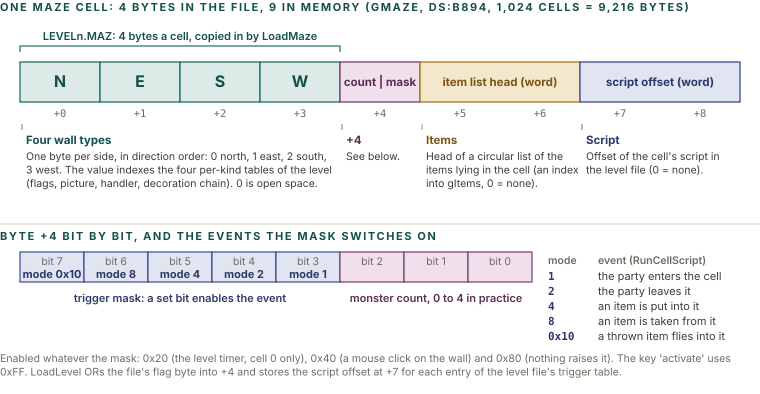

Recreate this plot in Python.
import sys; sys.path.insert(0, '.')
from figlib import *

c = Canvas(760, 394)
c.section(0, 11, "ONE MAZE CELL: 4 BYTES IN THE FILE, 9 IN MEMORY (gMaze, ds:B894, 1,024 CELLS = 9,216 BYTES)")
BW = 80
X0 = 20
Y = 62
H = 40

# file bracket over bytes 0..3
c.path(f"M{X0},{Y-10} L{X0},{Y-16} L{X0+4*BW},{Y-16} L{X0+4*BW},{Y-10}", stroke=SOLID["teal"], sw=1.2)
c.text(X0 + 2 * BW, Y - 22, "LEVELn.MAZ: 4 bytes a cell, copied in by LoadMaze", size=11, color=PAL["teal"][0], anchor="middle", weight=600)

fields = [
    (0, 1, "teal", "N", "side 0"),
    (1, 1, "teal", "E", "side 1"),
    (2, 1, "teal", "S", "side 2"),
    (3, 1, "teal", "W", "side 3"),
    (4, 1, "plum", "count | mask", "+4"),
    (5, 2, "ochre", "item list head (word)", "+5"),
    (7, 2, "navy", "script offset (word)", "+7"),
]
for off, n, kind, label, off_s in fields:
    x = X0 + off * BW
    tc, sc, fc = PAL[kind]
    c.rect(x, Y, n * BW, H, fill=fc, stroke=sc, sw=1.3, rx=0)
    if n == 1 and kind == "teal":
        c.text(x + BW / 2, Y + 25, label, size=16, weight=700, color=tc, anchor="middle")
    else:
        c.text(x + n * BW / 2, Y + 24, label, size=11.5, weight=700, color=tc, anchor="middle")
for i in range(9):
    c.text(X0 + i * BW + BW / 2, Y + H + 15, "+%d" % i, size=10.5, color=MUTED, anchor="middle", mono=True)

# explanations
TY = Y + H + 36
cols = [
    (0, 4, "teal", "Four wall types",
     "One byte per side, in direction order: 0 north, 1 east, 2 south, 3 west. The value indexes the four per-kind tables of the level (flags, picture, handler, decoration chain). 0 is open space."),
    (4, 1, "plum", "+4",
     "See below."),
    (5, 2, "ochre", "Items",
     "Head of a circular list of the items lying in the cell (an index into gItems, 0 = none)."),
    (7, 2, "navy", "Script",
     "Offset of the cell's script in the level file (0 = none)."),
]
for off, n, kind, title, body in cols:
    x = X0 + off * BW
    w = n * BW
    tc, sc, fc = PAL[kind]
    c.line(x + 2, Y + H + 22, x + 2, TY - 8, stroke=sc, sw=0.8)
    c.text(x + 6, TY + 6, title, size=11.5, weight=700, color=tc)
    yy = TY + 22
    for l in wrap(body, w - 8, 10.5):
        c.text(x + 6, yy, l, size=10.5, color=INK2)
        yy += 13.5

# byte 4 decode
BY = 236
c.line(0, BY - 12, 760, BY - 12, stroke=RULE)
c.section(0, BY + 4, "BYTE +4 BIT BY BIT, AND THE EVENTS THE MASK SWITCHES ON")
bx = 20
bw = 64
labels = [("7", "0x10", "navy"), ("6", "8", "navy"), ("5", "4", "navy"), ("4", "2", "navy"), ("3", "1", "navy"),
          ("2", "", "plum"), ("1", "", "plum"), ("0", "", "plum")]
yb = BY + 16
for i, (b, mode, kind) in enumerate(labels):
    x = bx + i * bw
    tc, sc, fc = PAL[kind]
    c.rect(x, yb, bw, 30, fill=fc, stroke=sc, sw=1.2, rx=0)
    c.text(x + bw / 2, yb + 13, "bit " + b, size=10.5, color=MUTED, anchor="middle")
    if mode:
        c.text(x + bw / 2, yb + 26, "mode " + mode, size=11, weight=700, color=tc, anchor="middle")
c.text(bx + 2.5 * bw, yb + 50, "trigger mask: a set bit enables the event", size=11, color=PAL["navy"][0], anchor="middle", weight=600)
c.text(bx + 6.5 * bw, yb + 50, "monster count, 0 to 4 in practice", size=11, color=PAL["plum"][0], anchor="middle", weight=600)

# modes legend at right
mx = 548
rows = [
    ("1", "the party enters the cell"),
    ("2", "the party leaves it"),
    ("4", "an item is put into it"),
    ("8", "an item is taken from it"),
    ("0x10", "a thrown item flies into it"),
]
c.text(mx, BY + 28, "mode", size=10.5, color=MUTED, weight=600)
c.text(mx + 50, BY + 28, "event (RunCellScript)", size=10.5, color=MUTED, weight=600)
yy = BY + 44
for m, e in rows:
    c.text(mx, yy, m, size=11, color=PAL["navy"][0], weight=700, mono=True)
    c.text(mx + 50, yy, e, size=11, color=INK2)
    yy += 15
yy = BY + 126
for l in wrap("Enabled whatever the mask: 0x20 (the level timer, cell 0 only), 0x40 (a mouse click on the wall) and 0x80 (nothing raises it). The key 'activate' uses 0xFF. LoadLevel ORs the file's flag byte into +4 and stores the script offset at +7 for each entry of the level file's trigger table.", 735, 10.5):
    c.text(0, yy, l, size=10.5, color=MUTED)
    yy += 13.5
c.save("figs/wld_cell.svg")
